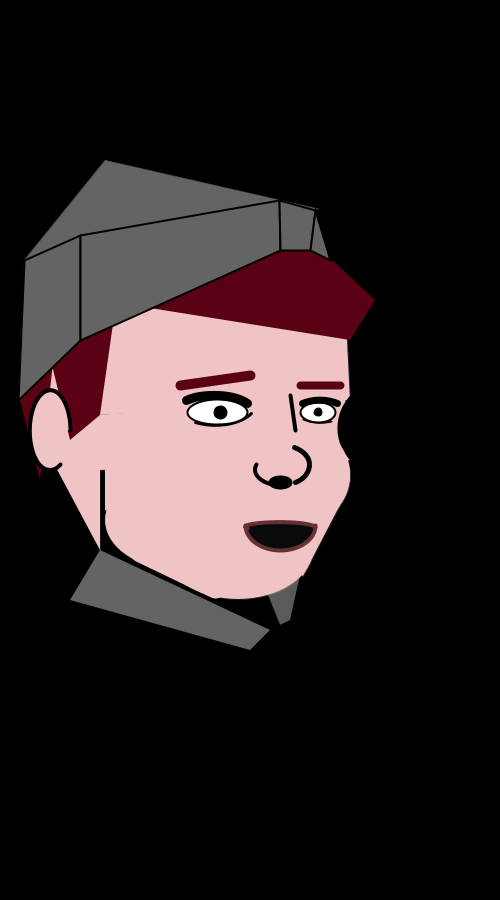
Frame 1 (no input)
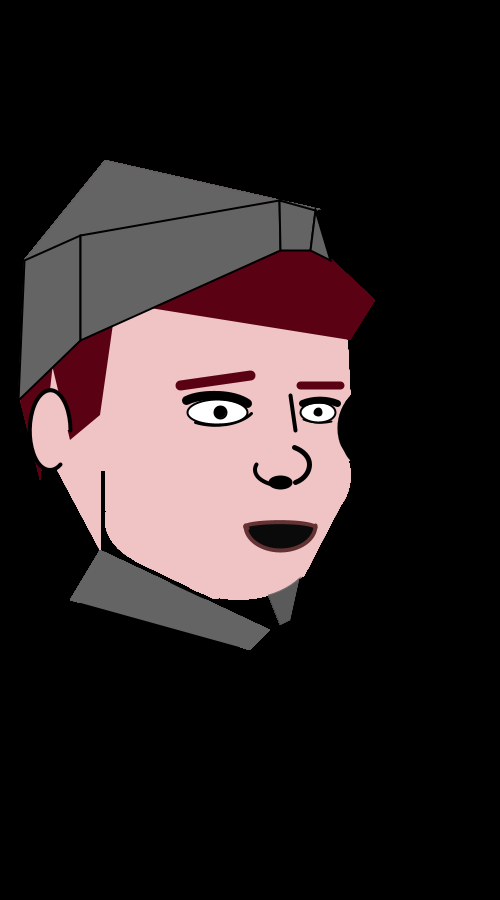
Frame 60 (the mouse pressed at the canvas centre just before this capture)
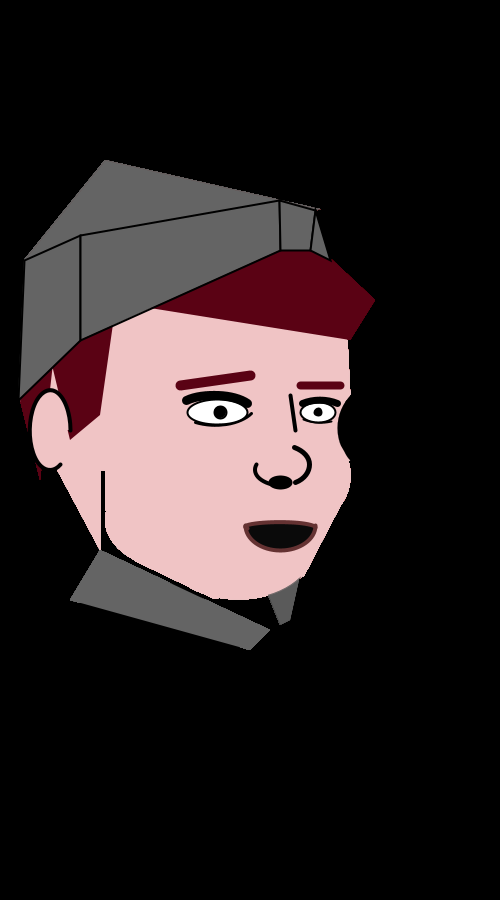
Frame 120 (the mouse held since frame 60 and released just before this capture)

The Processing sketch that drew these frames (run headless with seeded random() and noise(); from frame 60 on, the mouse is pressed at the canvas centre):

// Processing sketch: processing_36183
// ── processing_36183.pde

void setup(){
  size(500,900);
  background(00,00,00);
}
void draw(){
  smooth();
  //hat
  fill(100,100,100);
  strokeWeight(0);

  triangle (24,260,320,209, 105,160);
  
 
  //face
  fill(240,196,197);
  stroke(240,196,197);
  quad(100,300,100,415,350,400,345,300);
  quad(100,415,100,470,350,460,345,395);
  quad(105,465,105,510,325,500,320,450);
  ellipse(300,475,100,100);
  fill(00,00,00);
  stroke(00,00,00);
  ellipse (385,428,95,95);

//scarf
fill(90,90,90);
quad(280,625,290,620,300,575,260,575);

//face
    fill(240,196,197);
  stroke(240,196,197);
    ellipse(300,475,100,100);
    ellipse(238,549,150,100);
    quad(320,485,280,560,303,576,340,505);
    ellipse(180,520,150,100);
     triangle(20,400,100,550,100,250);
    fill(00,00,00);
  stroke(00,00,00);
  ellipse (145,680,200,200); 
  
  stroke(240,196,197);
  strokeWeight(20);
  line(140,552, 215, 588);
  
  
     //scarf
noStroke();
fill(100,100,100);
quad(100,550,70,600,250,650,270,630);


  //hair
  fill(90,2F,20);
  quad(40,315, 70,440,100,415,120,275);
  quad(100,300,350,340,375,300,300,230);
  triangle(20,400,40,480,60,300);
  //hat
  strokeWeight(2);
  stroke(00,00,00);
  fill(100,100,100);
  quad(24,260,18,400,80,340,80,235);
  quad(80,235,80,340,280, 250, 279, 200);
  quad(279,200, 280, 250, 310, 250, 315, 210);
  triangle(315,210,310, 250, 330,260);
  //eyebrows
  stroke(90, 2F, 20);
  strokeWeight(10);
  noFill();
 
  line(180,385,250,375);
    strokeWeight(8);
  line(300,385,340,385);
    fill(00,00,00);
  stroke(00,00,00);
  
  //eyes
    stroke(00,00,00);
  strokeWeight(3);
  noFill();
  arc(215,405,80,40,PI/7,PI-PI/3);
  strokeWeight(2);
  arc(321,398,70,50,PI/2.5,PI-PI/3);
fill(255,255,255); 
   ellipse(217,412,60,25);
   ellipse(318,412,35,20);
   fill(00,00,00);
   ellipse(220,412,12,12);
   ellipse(318,412,7,7);
  //eyebottom
  noFill();
  strokeWeight(9);
   arc(215,415,80,40,PI+PI/4, TWO_PI-PI/5);
   strokeWeight(7);
  arc(320,425,70,50,PI+PI/3, TWO_PI-PI/3);
    fill(00,00,00);
  stroke(00,00,00);
 
 //nose
 strokeWeight(5);
 noFill();
 arc(280,465,60,40,0-PI/3, PI/3);
 strokeWeight(4);
  arc(280,470,50,30,PI/2, PI+PI/9);
 line(295,430,290,395);
fill(00,00,00);
ellipse(280,482,20, 10);
 
 //ear
 fill(240,196,197);
 arc(50,430,40,80,0+PI/3, PI+PI/2+PI/2);
 
 //lips
 fill(10,10,10);
 stroke(100,50,50);
  arc(280,525,70,50,0, PI);
   arc(280,527,70,10,PI-PI/9, TWO_PI);



}
